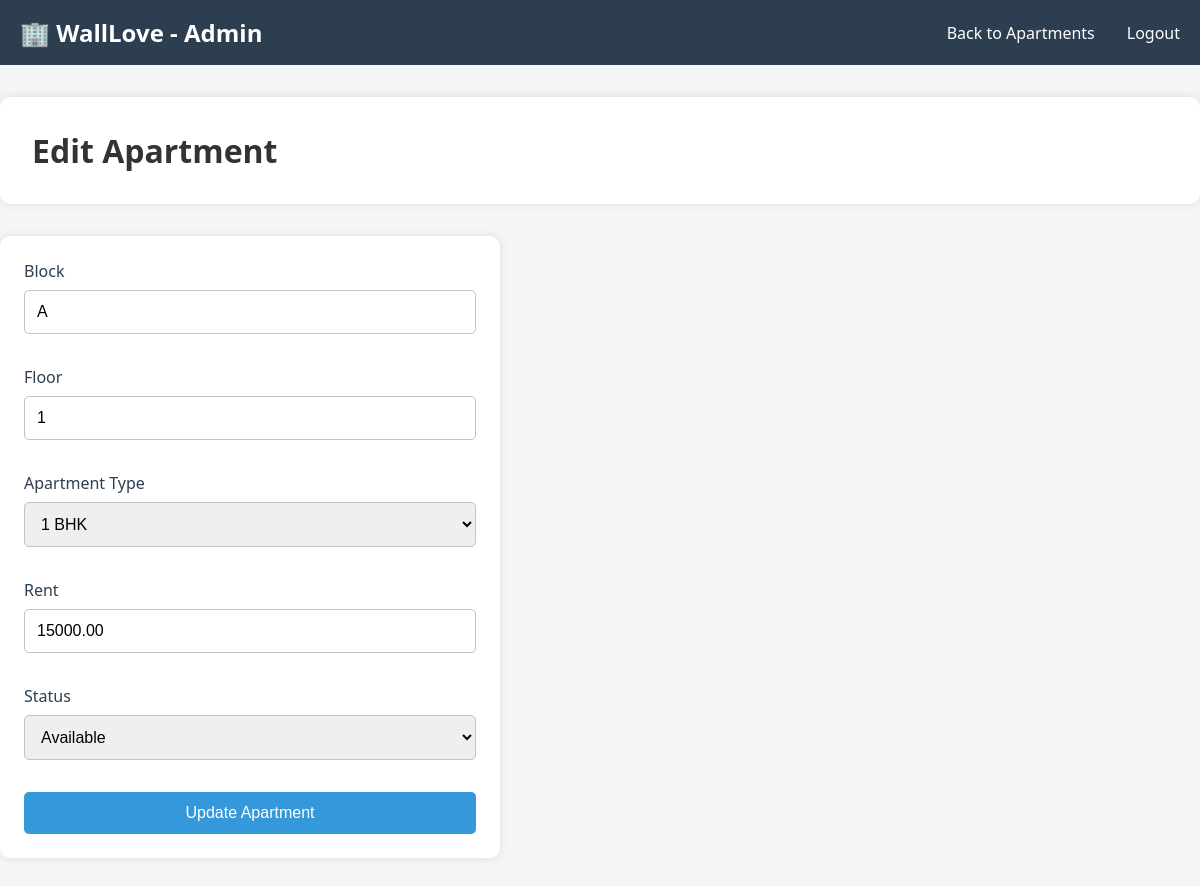
The page /admin/edit_apartment.php?id=1 (signed in) on the database its author committed.
### tables this page shows
CREATE TABLE apartments (
    id INT PRIMARY KEY AUTO_INCREMENT,
    block VARCHAR(50),
    floor VARCHAR(10),
    type VARCHAR(50),
    rent DECIMAL(10, 2),
    status VARCHAR(20) DEFAULT 'available'
);

### admin/edit_apartment.php (the view, shortened to what this page needs)
<?php
include '../db_config.php';
$id = $_GET['id'];
$apt = $conn->query("SELECT * FROM apartments WHERE id = $id")->fetch_assoc();
?>
<!DOCTYPE html>
<html lang="en">
<head>
    <link rel="stylesheet" href="../assets/style.css">
</head>
<body>
    <nav class="navbar">
        <div class="container">
            <div class="logo">🏢 WallLove - Admin</div>
            <ul class="nav-links">
                <li><a href="apartments.php">Back to Apartments</a></li>
                <li><a href="../logout.php">Logout</a></li>
            </ul>
        </div>
    </nav>
    <div class="container dashboard">
        <div class="dashboard-header">
            <h1>Edit Apartment</h1>
        </div>
        <div class="card" style="max-width: 500px;">
            <form method="POST" style="display: grid; gap: 1rem;">
                <div class="form-group">
                    <label>Block</label>
                    <input type="text" name="block" value="<?php echo $apt['block']; ?>" required>
                </div>
                <div class="form-group">
                    <label>Floor</label>
                    <input type="text" name="floor" value="<?php echo $apt['floor']; ?>" required>
                </div>
                <div class="form-group">
                    <label>Apartment Type</label>
                    <select name="apartment_type" required>
                        <option value="1BHK" <?php if($apt['type']=='1BHK') echo 'selected'; ?>>1 BHK</option>
                    </select>
                </div>
                <div class="form-group">
                    <label>Rent</label>
                    <input type="number" name="rent" value="<?php echo $apt['rent']; ?>" required>
                </div>
                <div class="form-group">
                    <label>Status</label>
                    <select name="status">
                        <option value="available" <?php if($apt['status']=='available') echo 'selected'; ?>>Available</option>
                    </select>
                </div>
                <button type="submit" class="btn btn-primary">Update Apartment</button>
            </form>
        </div>
    </div>
</body>
</html>

### assets/style.css (style rules this page uses)
* { margin: 0; padding: 0; box-sizing: border-box; }
body { font-family: 'Segoe UI', Tahoma, Geneva, Verdana, sans-serif; background-color: #f5f5f5; color: #333; }
.container { max-width: 1200px; margin: 0 auto; padding: 0 20px; }
.navbar { background-color: #2c3e50; color: white; padding: 1rem 0; position: sticky; top: 0; z-index: 100; }
.navbar .container { display: flex; justify-content: space-between; align-items: center; }
.logo { font-size: 1.5rem; font-weight: bold; }
.nav-links { list-style: none; display: flex; gap: 2rem; }
.nav-links a { color: white; text-decoration: none; transition: color 0.3s; }
.btn { padding: 0.75rem 1.5rem; border: none; border-radius: 5px; cursor: pointer; text-decoration: none; font-size: 1rem; transition: all 0.3s; display: inline-block; }
.btn-primary { background-color: #3498db; color: white; }
.form-group { margin-bottom: 1rem; }
.form-group label { display: block; margin-bottom: 0.5rem; font-weight: 500; color: #2c3e50; }
.form-group input, .form-group select { width: 100%; padding: 0.75rem; border: 1px solid #bdc3c7; border-radius: 5px; font-size: 1rem; }
.dashboard { min-height: 100vh; padding: 2rem 0; }
.dashboard-header { background: white; padding: 2rem; border-radius: 10px; margin-bottom: 2rem; box-shadow: 0 0 10px rgba(0,0,0,0.1); }
.card { background: white; padding: 1.5rem; border-radius: 10px; box-shadow: 0 0 10px rgba(0,0,0,0.1); transition: transform 0.3s; }

### rows shown on the page
apartments: block "A", floor "1", apartment_type "1 BHK", rent "15000.00", status "Available"
